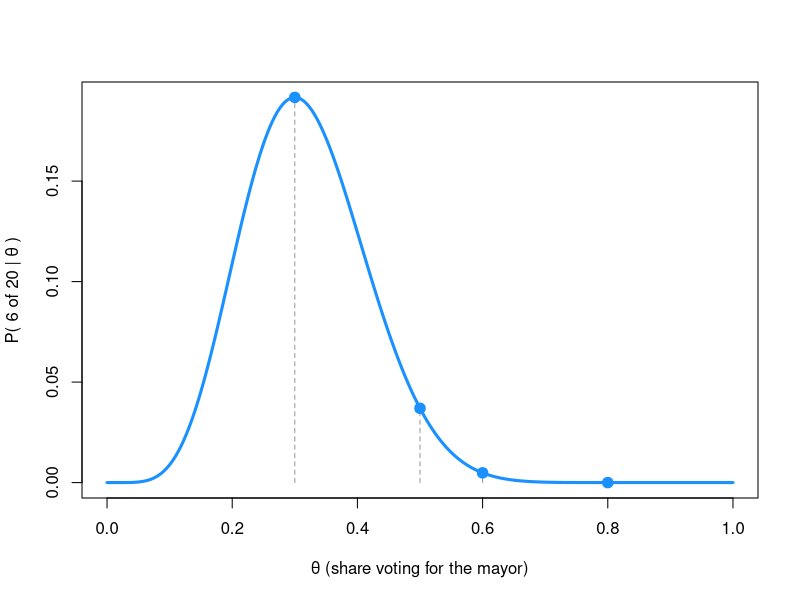

Write the R code that produced this figure.
## ---- chunk 1
#| fig-width: 7
#| fig-height: 5
#| out-width: "100%"
n <- 20
k <- 6
marks <- c(0.3, 0.5, 0.6, 0.8)

curve(
  dbinom(k, n, x),
  from = 0,
  to = 1,
  n = 501,
  xlab = "θ (share voting for the mayor)",
  ylab = "P( 6 of 20 | θ )",
  col = "#1b91ff",
  lwd = 3
)
segments(marks, 0, marks, dbinom(k, n, marks), lty = 2, col = "#999")
points(marks, dbinom(k, n, marks), pch = 19, col = "#1b91ff", cex = 1.4)
